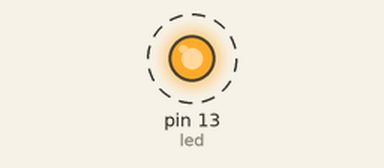
Simulated run of this sketch. Board: Arduino Uno, built with avr-gcc and run on an emulated ATmega328P. On the bench: output pins drawn as LEDs (lit = HIGH). Dashed ring = blinking.

Above: at 0.12 s.
Timing chart, 0 to 3.0 s (numbered marks = the images above):
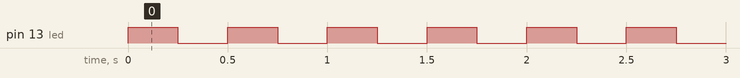

The sketch:

JUSTIN_S_ROBOT.ino
```cpp
int led = 13;


void setup() {
  // put your setup code here, to run once:
  pinMode(led, OUTPUT);

}

void loop() {
  // put your main code here, to run repeatedly:
  digitalWrite(led,HIGH);
  delay(250);
  digitalWrite(led,LOW);
  delay(250);
}
```

Measured:
- by itself, pin 13 (led): alternates HIGH for 0.25 s and LOW for 0.25 s
